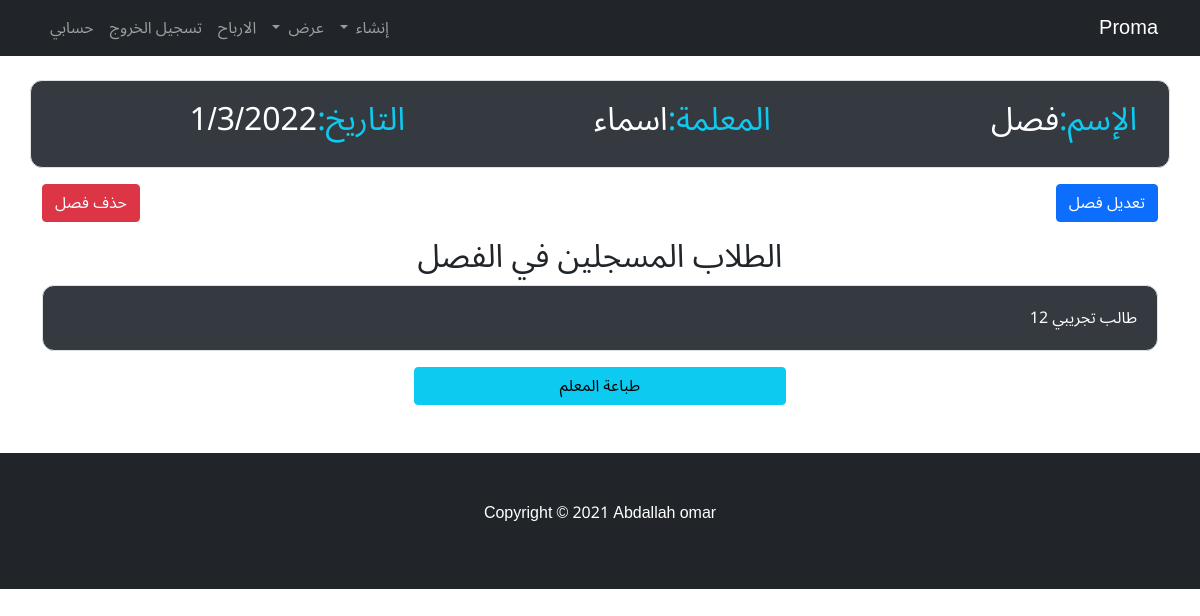
The app's page /class/12 (signed in) with its own data.
### home_app/models.py (models this page shows, shortened)
class classes(models.Model):
    user = models.ForeignKey(User, verbose_name=("المستخدم"), on_delete=models.CASCADE)
    name = models.CharField(max_length=50, verbose_name="اسم الفصل")
    techer = models.ForeignKey("techers", verbose_name=("المعلمة"), on_delete=models.PROTECT)
    date = models.DateTimeField(auto_now=True, verbose_name="التاريخ")
    add_date = models.DateField(auto_now=False, auto_now_add=False, verbose_name="التاريخ",null=True,blank=True)
    def __str__(self):
        return self.name

class techers(models.Model):
    user = models.ForeignKey(User, verbose_name=("المستخدم"), on_delete=models.CASCADE)
    name = models.CharField(max_length=50, verbose_name="الاسم")
    age = models.IntegerField(verbose_name="السن")
    qualification = models.CharField(max_length=50, verbose_name="المؤهل")
    number_kawme = models.IntegerField(verbose_name="الرقم القومي")
    Salary = models.IntegerField(verbose_name="المرتب الشهري")
    number_phone = models.IntegerField(verbose_name="رقم هاتف المعلمة")
    rateb = models.IntegerField(verbose_name="الراتب السنوي", null=True ,blank=True)
    date = models.DateTimeField(auto_now=True, verbose_name="التاريخ")
    add_date = models.DateField(auto_now=False, auto_now_add=False, verbose_name="التاريخ",null=True,blank=True)
    def __str__(self):
        return self.name
    class Meta:
        verbose_name_plural = 'techers'

class boy(models.Model):
    user = models.ForeignKey(User, verbose_name=("المستخدم"), on_delete=models.CASCADE)
    name = models.CharField(max_length=50, verbose_name="الاسم")
    age = models.IntegerField(verbose_name="السن")
    boy_class = models.ForeignKey("classes", verbose_name=("الفصل"), on_delete=models.PROTECT)
    number_kawme = models.IntegerField(verbose_name="الرقم القومي")
    number_phone = models.IntegerField(verbose_name="رقم الوالد او الوالدة")
    image = models.ImageField(upload_to="boys_images/", verbose_name="صورة الطفل", blank=True, null=True)
    paid = models.IntegerField(verbose_name='المبلغ المدفوع')
    date = models.DateTimeField(auto_now=True, verbose_name="التاريخ")
    add_date = models.DateField(auto_now=False,auto_now_add=False,verbose_name="التاريخ",null=True,blank=True)

### home_app/views.py (the view)
# urls.py: path('class/<int:id>', class_detail, name="class_detail"),
@login_required
def class_detail(request, id):
    class_detail = classes.objects.filter(id=id, user=request.user)
    boys = boy.objects.filter(user=request.user)
    return render(request, 'project/class_detail.html', context={'class':class_detail, 'boy':boy.objects.filter(boy_class=id,user=request.user)})

### home_app/templates/project/class_detail.html (shortened to what this page needs)
{% extends 'base.html' %}
{% block body %}
<div class="container mt-4">
    {% for class in class %}
    <div class="row border">
        <h2 class="col-sm-12 col-xs-12 col-md-6 col-lg-6 col-xl-4"><span class="text-info">الإسم:</span>{{class}}</h2>
        <h2 class="col-sm-12 col-xs-12 col-md-6 col-lg-6 col-xl-4"><span class="text-info">المعلمة:</span>{{class.techer}}</h2>
        <h2 class="col-sm-12 col-xs-12 col-md-6 col-lg-6 col-xl-4"><span class="text-info">التاريخ:</span>{{class.date|date:"j/n/Y"}}</h2>
    </div>
    <div class="row mt-3 mb-3">
        <div class="col-6"><a href="{% url 'app:class_edit'  class.id %}" class="btn btn-primary">تعديل فصل</a></div>
        <div class="col-6 text-end align-self-end"><a href="{% url 'app:delete_class'  class.id %}" class="btn btn-danger">حذف فصل</a></div>
    </div>
    {% endfor %}
   <center><h2>الطلاب المسجلين في الفصل</h2></center>
   <div class="border">
       <div class="row">
    {% for boy in boy %}
        <div class="col-lg-6 col-xl-6 col-md-6 col-xs-12">{{boy.name}}</div>
    {% endfor %}
    </div>
    </div>
    <div class="row mt-3">
        <div class="col text-center">
          <button onclick="window.print();" class="btn btn-info col-4">طباعة المعلم</button>
        </div>
    </div>
</div>
{% endblock %}

### home_app/templates/base.html (style rules this page uses)
* { font-family: 'Noto Sans Arabic', sans-serif; }
a { text-decoration: none; }

### records on screen
classes: name "فصل", techer "اسماء", date "1/3/2022"
boy: name "طالب تجريبي 12"
